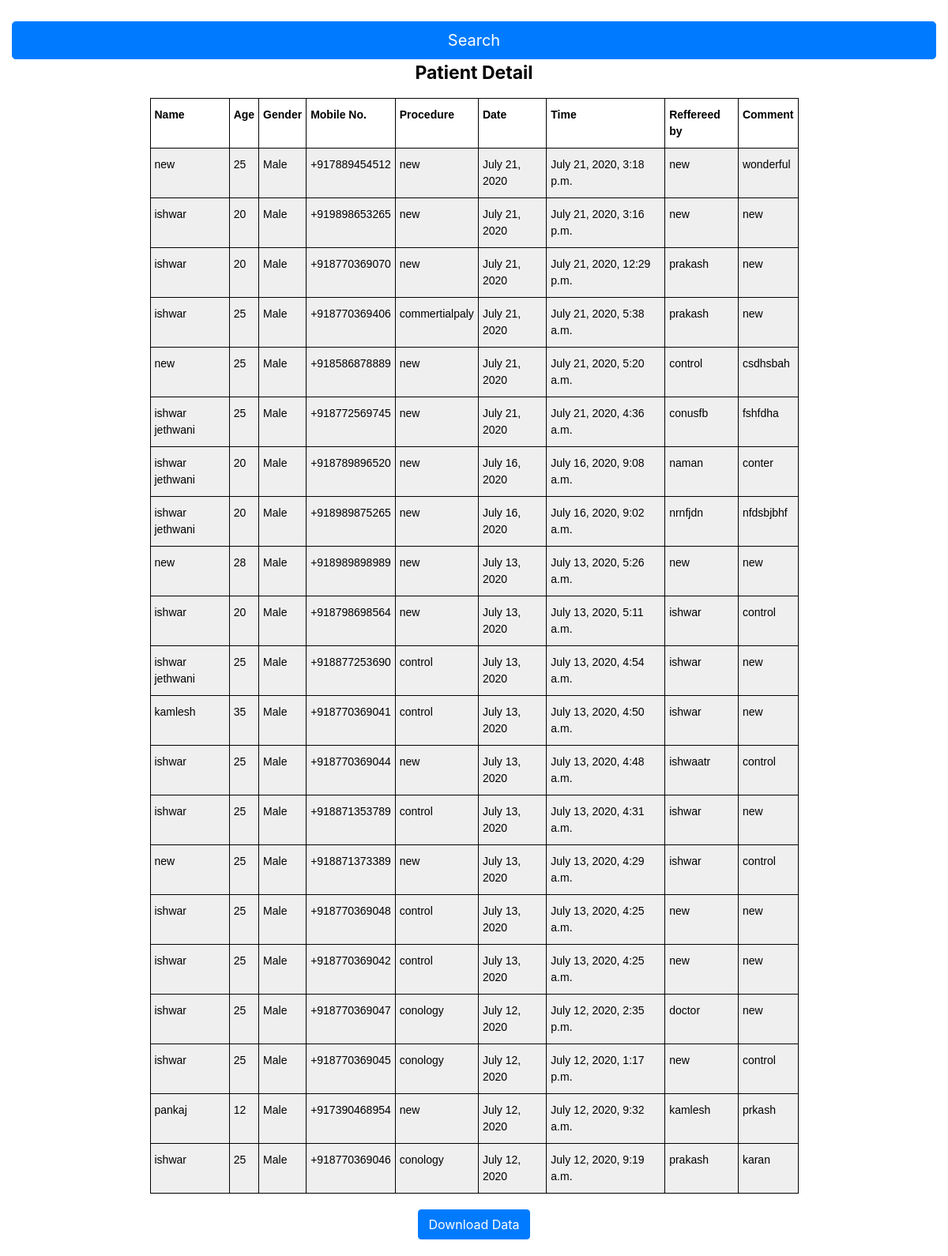
Page /detail/ on the earlier database version.
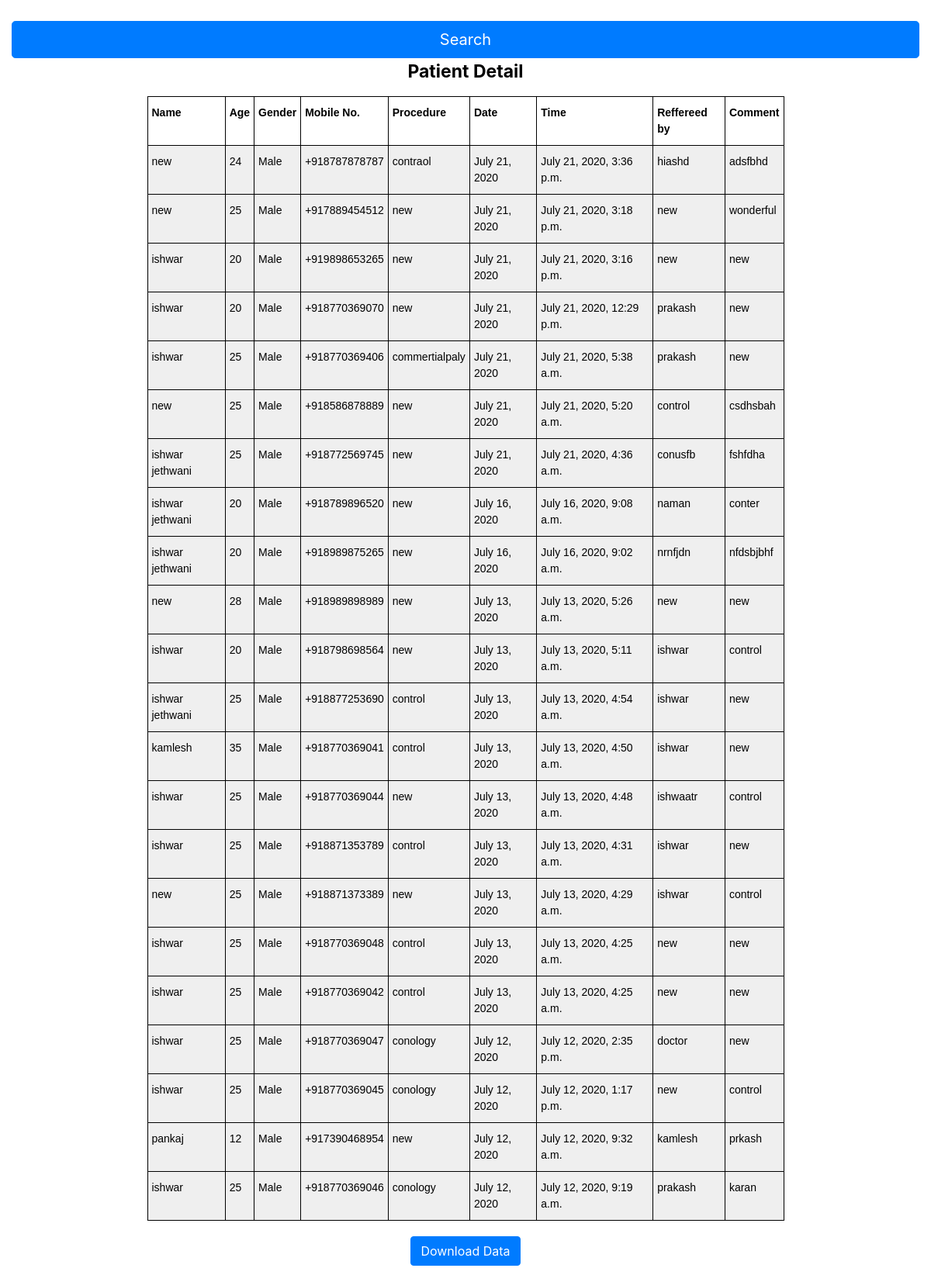
Same page on the later database version.
### patient_detail/models.py (models this page shows, shortened)
class Patient_detail(models.Model):
    name            = models.CharField(max_length=100)
    age             = models.IntegerField()
    gender          = models.CharField(choices=choise,max_length=50,default='Male')
    mobile_number   = PhoneNumberField(unique=True,default='+91')
    procedure       = models.CharField(max_length=300)
    date            = models.DateField(default=datetime.date.today)
    time            = models.DateTimeField(auto_now_add=True)
    reffered_by     = models.CharField(max_length=100,blank=True,null=True)
    comment         = models.CharField(max_length=300,blank=True,null=True)
    class Meta:
        ordering = ['-time']

### patient_detail/views.py (the view)
# urls.py: path('detail/',detail,name='detail'),
def detail(request):
    data = {
        'details':Patient_detail.objects.all()
    }
    return render(request,'patient_detail/detail.html',data)

### templates/patient_detail/detail.html (shortened to what this page needs)
<!doctype html>
<html lang="en">
  <head>
    <link rel="stylesheet" href="https://maxcdn.bootstrapcdn.com/bootstrap/4.0.0/css/bootstrap.min.css">
  </head>
  <body>
  <div class="text-photo-sc container-fluid blue-bg" style="margin-top: -21px;background-color:transperent;color: black;">
    <div class="row">
        <div class="col-md-12 text-holder text1">
        <br></br>
          <center>
            <a href="{% url 'result' %}" type="button" class="btn btn-primary btn-lg btn-block">Search</a>
         <table class="tg tgi" style=" width: 821px; margin-top: 14px; margin-bottom: 20px; background: #efefef; ">
         <strong style=" font-size: 23px; ">Patient Detail</strong>
         <br>
  <tr style="width: 100%;background: white; font-weight: 800; color: #000;">
    <th class="tg-0lax" style="font-weight: 800; color: #000;">Name</th>
    <th class="tg-0lax" style="font-weight: 800; color: #000;">Age</th>
    <th class="tg-0lax" style="font-weight: 800; color: #000;">Gender</th>
    <th class="tg-0lax"  style="font-weight: 800; color: #000;">Mobile No.</th>
    <th class="tg-0pky"  style="font-weight: 800; color: #000;">Procedure</th>
    <th class="tg-0pky"  style="font-weight: 800; color: #000;">Date</th>
    <th class="tg-0pky"  style="font-weight: 800; color: #000;">Time</th>
    <th class="tg-0pky"  style="font-weight: 800; color: #000;">Reffereed by</th>
    <th class="tg-0pky"  style="font-weight: 800; color: #000;">Comment</th>
  </tr>
  {% for detail in details %}
  <tr>
    <td class="tg-0lax" style="font-weight: 500; color: #000;">{{ detail.name }}</td>
    <td class="tg-0lax" style="font-weight: 500; color: #000;">{{ detail.age }}</td>
    <td class="tg-0lax" style="font-weight: 500; color: #000;">{{ detail.gender }}</td>
    <td class="tg-0lax" style="font-weight: 500; color: #000;">{{ detail.mobile_number }}</td>
    <td class="tg-0lax" style="font-weight: 500; color: #000;">{{ detail.procedure }}</td>
    <td class="tg-0lax" style="font-weight: 500; color: #000;">{{ detail.date }}</td>
    <td class="tg-0lax" style="font-weight: 500; color: #000;">{{ detail.time }}</td>
    <td class="tg-0lax" style="font-weight: 500; color: #000;">{{ detail.reffered_by }}</td>
    <td class="tg-0lax" style="font-weight: 500; color: #000;">{{ detail.comment }}</td>
  </tr>
  {% endfor %}
  </table>
  <a href="{% url 'whole' %}" class="btn btn-primary">Download Data</a>
  </center>
        </div>
    </div>
  </div>
  </body>
</html>

Differences in the rows shown:
added Patient_detail: name "new", age "24", gender "Male", mobile_number "+918787878787", procedure "contraol", date "July 21, 2020", time "July 21, 2020, 3:36 p.m.", reffered_by "hiashd", comment "adsfbhd"
